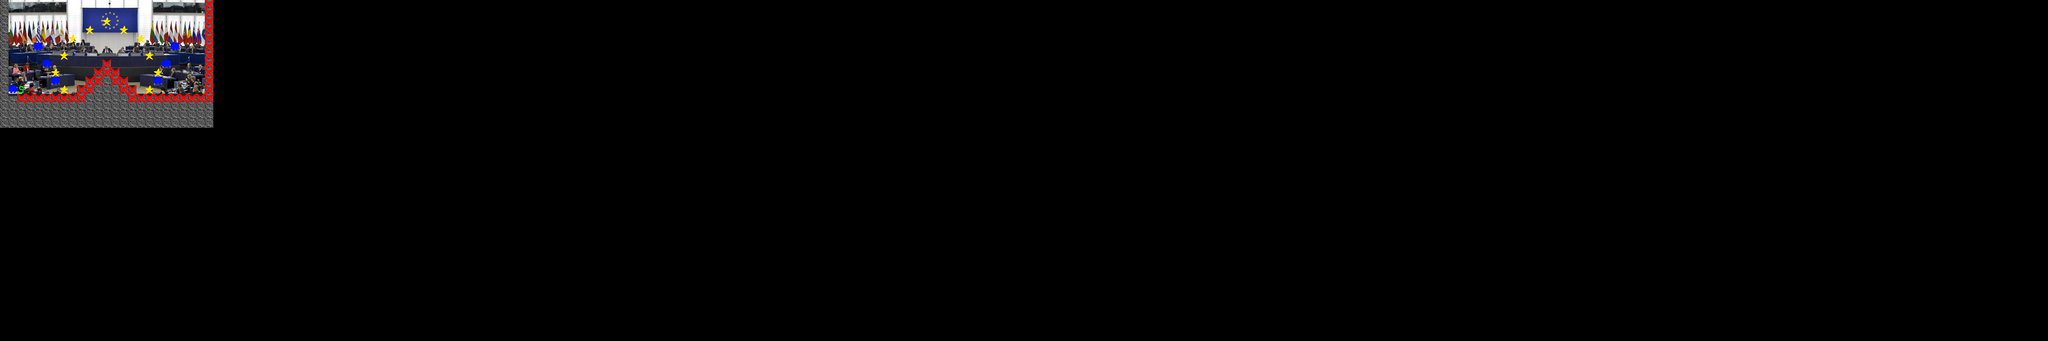

Rendered tile map (Tiled .tmx) drawn with the repository's tilesets; below, a short description and the map source with its tile grids summarised:
An orthogonal 240x40 tile map with 32x32 px tiles, 2 tile layers (tileset, tileset properties), 3 tilesets, 1 image layer and 12 objects.

<map version="1.0" orientation="orthogonal" renderorder="left-down" width="240" height="40" tilewidth="32" tileheight="32" nextobjectid="305">
 <tileset firstgid="1" name="tileset" tilewidth="32" tileheight="32" tilecount="16">
  <image source="tileset.png" trans="ffffff" width="128" height="128" />
 </tileset>
 <tileset firstgid="17" name="tiles-props" tilewidth="32" tileheight="32" tilecount="16">
  <image source="../images/tiles-props.png" trans="ffffff" width="128" height="128" />
 </tileset>
 <tileset firstgid="33" name="tileset_boss_euro" tilewidth="32" tileheight="32" tilecount="16">
  <image source="tileset_boss_euro.png" width="128" height="128" />
 </tileset>
 <imagelayer name="background">
  <image source="europarlament.jpg" />
 </imagelayer>
 <layer name="tileset" width="240" height="40">
  <data>[9600 cells, 157 non-empty, 5 distinct tile ids]</data>
 </layer>
 <layer name="tileset properties" width="240" height="40">
  <data>[9600 cells, 47 non-empty, 2 distinct tile ids]</data>
 </layer>
 <objectgroup name="objects">
  <object id="286" gid="27" x="383" y="225" width="32" height="32" />
  <object id="288" gid="28" x="345" y="225" width="32" height="32" />
  <object id="289" gid="28" x="418" y="228" width="32" height="32" />
  <object id="290" gid="22" x="317" y="288" width="32" height="32" />
  <object id="292" gid="22" x="450" y="288" width="32" height="32" />
  <object id="294" gid="24" x="117" y="351" width="32" height="32" />
  <object id="295" gid="24" x="161.333" y="350" width="32" height="32" />
  <object id="296" gid="24" x="199.333" y="350" width="32" height="32" />
  <object id="297" gid="24" x="596" y="352" width="32" height="32" />
  <object id="300" gid="24" x="644.667" y="350" width="32" height="32" />
  <object id="301" gid="24" x="691.333" y="352" width="32" height="32" />
  <object id="304" gid="32" x="684" y="315" width="32" height="32" />
 </objectgroup>
</map>
